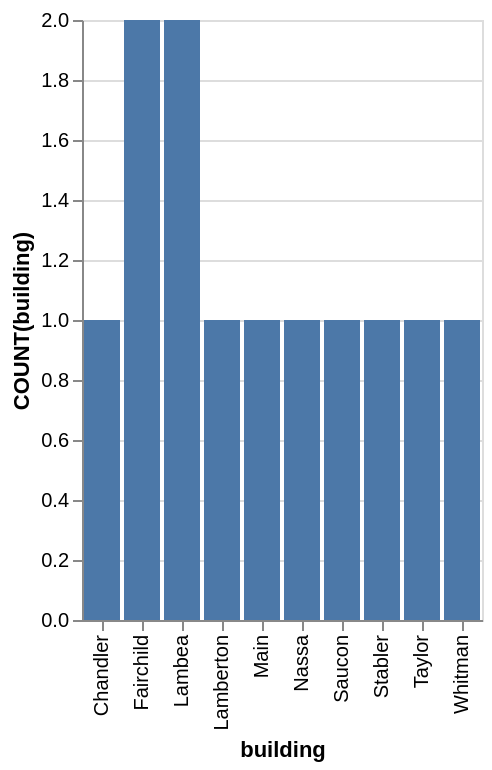

The Vega-Lite source for this figure:
### Vega-Lite specification from a JSON file in a GitHub repository (floating-point values rounded to 4 significant figures)
{"data": {"values": [{"x_data": "Chandler", "y_data": 1}, {"x_data": "Fairchild", "y_data": 2}, {"x_data": "Lambea", "y_data": 2}, {"x_data": "Lamberton", "y_data": 1}, {"x_data": "Main", "y_data": 1}, {"x_data": "Nassa", "y_data": 1}, {"x_data": "Saucon", "y_data": 1}, {"x_data": "Stabler", "y_data": 1}, {"x_data": "Taylor", "y_data": 1}, {"x_data": "Whitman", "y_data": 1}]}, "mark": "bar", "encoding": {"x": {"field": "x_data", "type": "nominal", "title": "building", "sort": "ascending"}, "y": {"field": "y_data", "type": "quantitative", "title": "COUNT(building)"}}}
